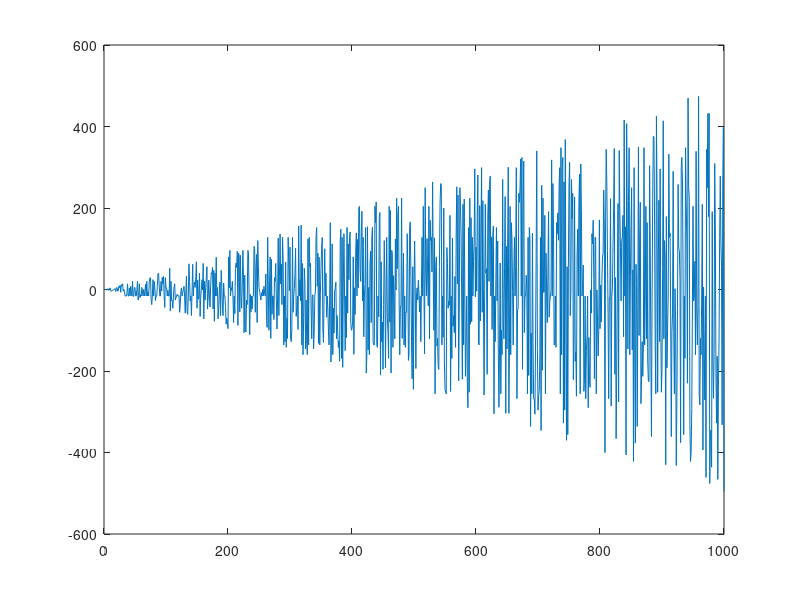

Write MATLAB code to recreate this figure. (Note: this script raises an error after producing the figure.)
N = 1000;

Lis = [];
Res = [];
Zeros = [];
for k=1:N % from 1 to N
	sum = k * ((k + 1)/k - 1) - 1 ;
    Lis = [Lis ; k];
    Res = [Res ; sum/eps];
    if sum/eps == 0
        Zeros = [Zeros ; k];
    end
      
end
plot(Lis,Res);

fprintf('Zero values: [%s]\n', join(string(Zeros), ','));


    